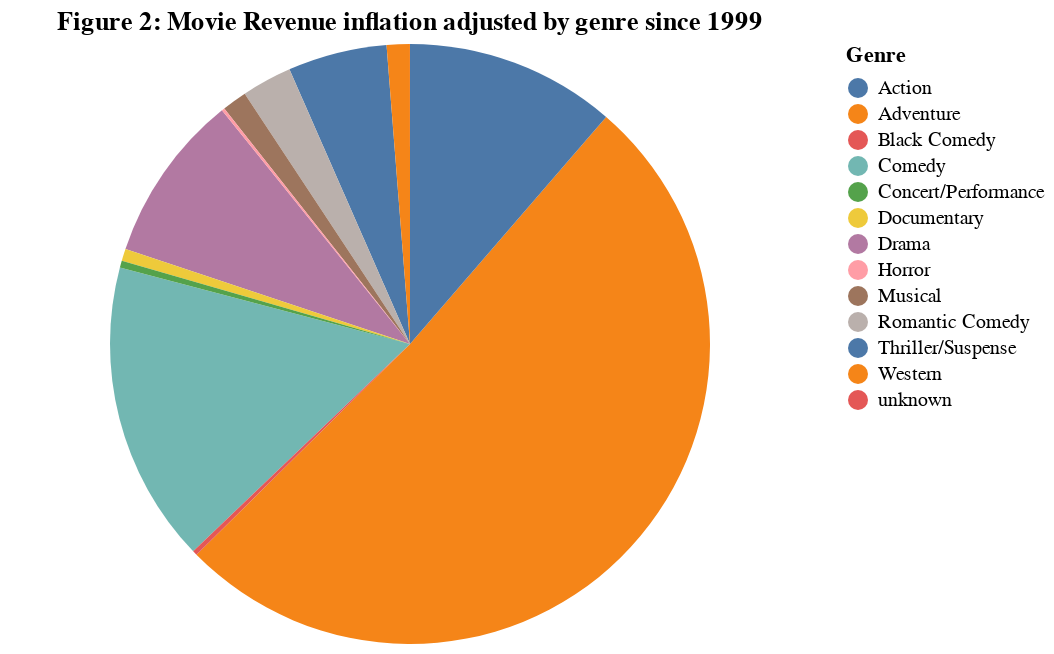

Source (notebook cell):
### Markdown cell above
#### hidden input chart #2
Here is the same data in a pie chart

### Code cell
genre_rev_pie = (
    alt.Chart(movie_rev_1999_group)
    .mark_arc()
    .encode(
        theta=alt.Theta("inflation_adjusted_gross:Q", title="Movie revenue by Genre"),
        color=alt.Color("genre:N", title="Genre"),
    )
    .properties(title="Figure 2: Movie Revenue inflation adjusted by genre since 1999")
)
genre_rev_pie

### Figure 1 — Vega-Lite specification as saved in the notebook (floating-point values rounded to 4 significant figures)
{"config": {"view": {"continuousWidth": 400, "continuousHeight": 300}}, "data": {"name": "data-19f2a85860d9ee6db430196295e827f3"}, "mark": "arc", "encoding": {"color": {"field": "genre", "title": "Genre", "type": "nominal"}, "theta": {"field": "inflation_adjusted_gross", "title": "Movie revenue by Genre", "type": "quantitative"}}, "title": "Figure 2: Movie Revenue inflation adjusted by genre since 1999", "$schema": "https://vega.github.io/schema/vega-lite/v4.17.0.json", "datasets": {"data-19f2a85860d9ee6db430196295e827f3": [{"genre": "Adventure", "inflation_adjusted_gross": 15850000000.0}, {"genre": "Comedy", "inflation_adjusted_gross": 5023000000.0}, {"genre": "Action", "inflation_adjusted_gross": 3507000000.0}, {"genre": "Drama", "inflation_adjusted_gross": 2810000000.0}, {"genre": "Thriller/Suspense", "inflation_adjusted_gross": 1650000000.0}, {"genre": "Romantic Comedy", "inflation_adjusted_gross": 835900000.0}, {"genre": "Musical", "inflation_adjusted_gross": 414000000.0}, {"genre": "Western", "inflation_adjusted_gross": 384900000.0}, {"genre": "Documentary", "inflation_adjusted_gross": 203500000.0}, {"genre": "Concert/Performance", "inflation_adjusted_gross": 114800000.0}, {"genre": "Black Comedy", "inflation_adjusted_gross": 76760000.0}, {"genre": "Horror", "inflation_adjusted_gross": 49170000.0}, {"genre": "unknown", "inflation_adjusted_gross": 718000.0}]}}
